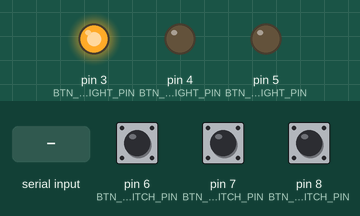
This sketch was run on a simulated Arduino Uno, built with avr-gcc and run on an emulated ATmega328P. Parts: output pins drawn as LEDs (lit = HIGH). The inputs (shaded band) are chosen by the test bench; at power-on: pin 6 (BTN_1_SWITCH_PIN) LOW, pin 7 (BTN_2_SWITCH_PIN) LOW, pin 8 (BTN_3_SWITCH_PIN) LOW. What the sketch prints to the serial monitor is not drawn.

Above: at 0.11 s.
At 2.31 s:
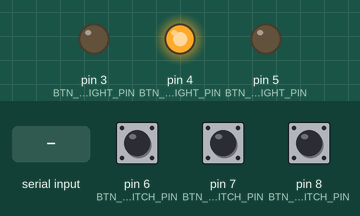
At 7.4 s:
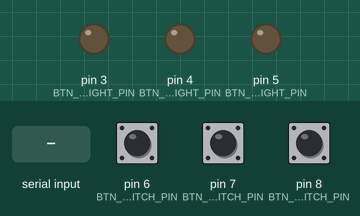
7.5 s: "g" received over Serial
Timing chart, 0 to 10.5 s (numbered marks = the images above; inputs shaded):
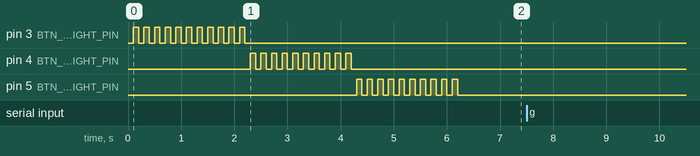

The sketch:

jeopardy_buttons.ino
```cpp
#define BTN_1_LIGHT_PIN 3
#define BTN_2_LIGHT_PIN 4
#define BTN_3_LIGHT_PIN 5
#define BTN_1_SWITCH_PIN 6
#define BTN_2_SWITCH_PIN 7
#define BTN_3_SWITCH_PIN 8

int pressedButton = 0;
unsigned long blinkStart;
int blinkButtonLightPin;
boolean disableButton1 = false;
boolean disableButton2 = false;
boolean disableButton3 = false;

void setup() {
  Serial.begin(9600);
  pinMode(BTN_1_LIGHT_PIN, OUTPUT);
  pinMode(BTN_2_LIGHT_PIN, OUTPUT);
  pinMode(BTN_3_LIGHT_PIN, OUTPUT);
  pinMode(BTN_1_SWITCH_PIN, INPUT);
  pinMode(BTN_2_SWITCH_PIN, INPUT);
  pinMode(BTN_3_SWITCH_PIN, INPUT);

  blinkButton(1, 2000);
  blinkButton(2, 2000);
  blinkButton(3, 2000);
}

void loop() {
  if(Serial.available() > 0 && Serial.read() == 'g') {

    pressedButton = 0;

    if(digitalRead(BTN_1_SWITCH_PIN) == LOW) {
      disableButton1 = true;
    }
    else {
      digitalWrite(BTN_1_LIGHT_PIN, HIGH);
    }

    if(digitalRead(BTN_2_SWITCH_PIN) == LOW) {
      disableButton2 = true;
    }
    else {
      digitalWrite(BTN_2_LIGHT_PIN, HIGH);
    }

    if(digitalRead(BTN_3_SWITCH_PIN) == LOW) {
      disableButton3 = true;
    }
    else {
      digitalWrite(BTN_3_LIGHT_PIN, HIGH);
    }

    if(disableButton1 && disableButton2 && disableButton3) {
      pressedButton = -1;
    }

    while(pressedButton == 0) {
      if(digitalRead(BTN_1_SWITCH_PIN) == LOW && !disableButton1) {
        pressedButton = 1;
        digitalWrite(BTN_2_LIGHT_PIN, LOW);
        digitalWrite(BTN_3_LIGHT_PIN, LOW);
      }
      else if(digitalRead(BTN_2_SWITCH_PIN) == LOW  && !disableButton2) {
        pressedButton = 2;
        digitalWrite(BTN_1_LIGHT_PIN, LOW);
        digitalWrite(BTN_3_LIGHT_PIN, LOW);
      }
      else if(digitalRead(BTN_3_SWITCH_PIN) == LOW  && !disableButton3) {
        pressedButton = 3;
        digitalWrite(BTN_1_LIGHT_PIN, LOW);
        digitalWrite(BTN_2_LIGHT_PIN, LOW);
      }
      delay(1);
    }

    Serial.println(pressedButton);

    blinkButton(pressedButton, 3000);

    disableButton1 = false;
    disableButton2 = false;
    disableButton3 = false;
  }
}

void blinkButton(int button, int durationMillis) {
  blinkStart = millis();

  switch(button) {
    case 1:
      blinkButtonLightPin = BTN_1_LIGHT_PIN;
      break;
    case 2:
      blinkButtonLightPin = BTN_2_LIGHT_PIN;
      break;
    case 3:
      blinkButtonLightPin = BTN_3_LIGHT_PIN;
      break;
    default:
      durationMillis = 0;
  }

  while( (millis() - blinkStart) < durationMillis) {
    digitalWrite(blinkButtonLightPin, LOW);
    delay(100);
    digitalWrite(blinkButtonLightPin, HIGH);
    delay(100);
  }

  digitalWrite(blinkButtonLightPin, LOW);
}
```

Measured:
- after the input at 7.5 s, every drawn part: stays the same
